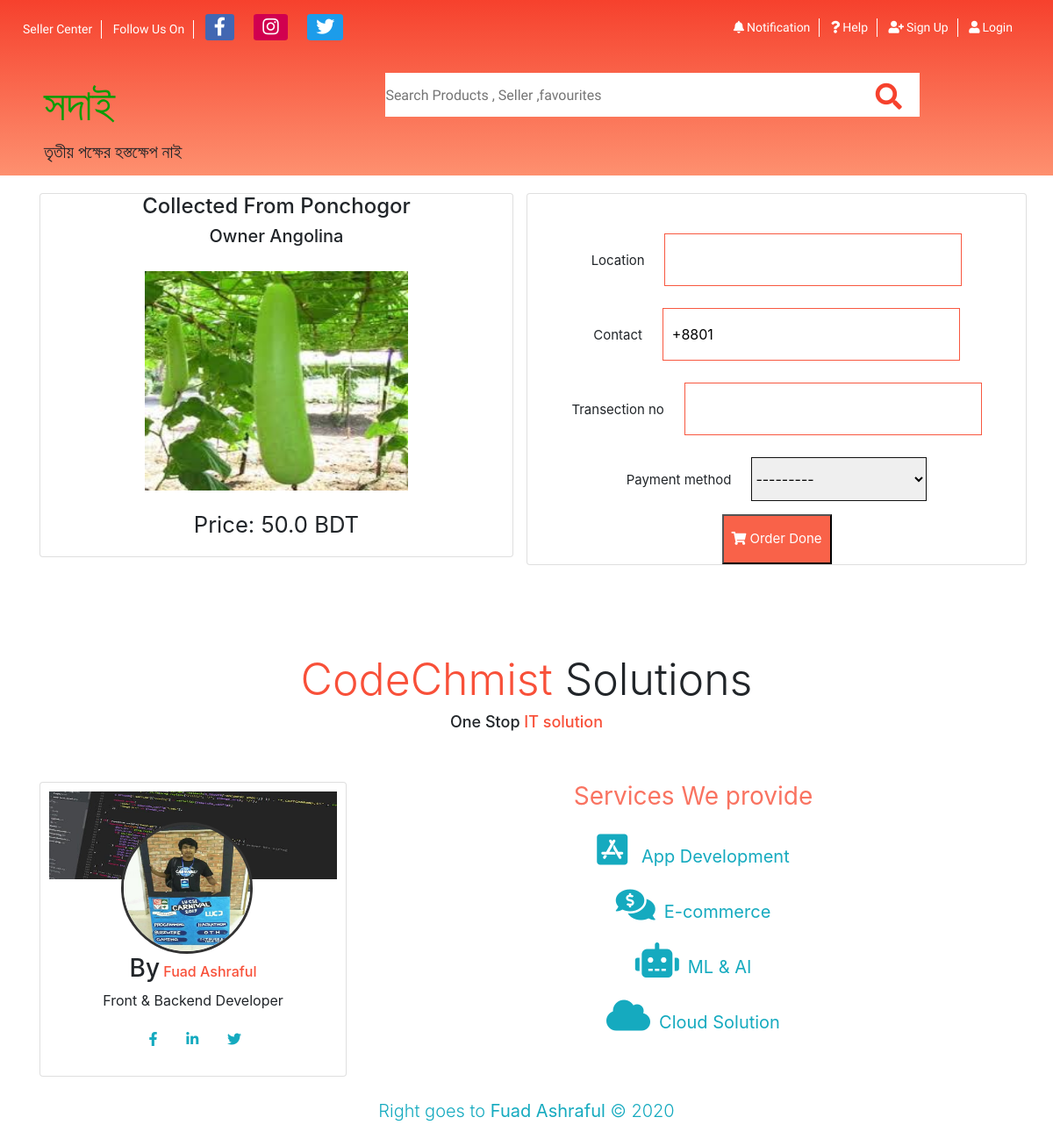
Screenshot of /buyproduct/Vegetables/18 with the database file from the repository.
### shopUser/models.py (models this page shows, shortened)
class Product(models.Model):
    name=models.CharField(max_length=200)
    uploaded_by=models.IntegerField(null=False,default=0)
    uploaded_from=models.CharField(max_length=200)
    price=models.FloatField()
    discount_price=models.FloatField(blank=True,null=True)
    category=models.ForeignKey(Category,on_delete=models.CASCADE)
    description=models.TextField()
    image=models.ImageField(upload_to='product',blank=False)
    slug = models.SlugField(default='my-product',unique=False)

### shopUser/views.py (the view)
# urls.py: path('buyproduct/<categoryName>/<int:id>',userViews.buyView,name="buyproduct"),
def buyView(request,categoryName=None,id=None):
    context={}
    if request.method=="POST":
        form=BuyProductForm(request.POST)
        if form.is_valid():
            order_obj=form.save(commit=False)
            order_obj.ordered_by=request.user.id
            order_obj.product_id=id
            order_obj.price=Product.objects.get(pk=id).price
            order_obj.save()
            messages.success(request, 'Your order recieved successfully thanks !')
        return redirect('home')
    else:
        form=BuyProductForm()
        product=Product.objects.get(pk=id)
        owner=User.objects.get(pk=product.uploaded_by).username
        context['order_form']=form
        context['product']=product
        context['owner']=owner
    return render(request,'buy_product.html',context)

### shopUser/forms.py
class BuyProductForm(ModelForm):
    class Meta:
        model=Order
        fields=['location','contact','transection_no','payment_method']

### templates/buy_product.html (shortened to what this page needs)
{% extends 'base.html' %}
{% load static %}
{%block CSS %}
<link rel="stylesheet" href="{% static 'css/buy_product.css' %}">
{% endblock CSS%}
{% load static %}
{% block content %}
<div class="product-description">
         <div class="product-item container">
            <form method="POST">
             <div class="row">
                 <div class="col-md-6 col-12">
                     <div class="card">
                        <h4>Collected From <span> {{product.uploaded_from}}</span></h4>
                        <h5>Owner {{owner}}</h5>
                        <img class="product-img" src="../..{{product.image.url}}">
                        <p>Price: {{product.price}} BDT</p>
                     </div>
                 </div>
                 <div class="col-md-6 col-12 card">
                    <div class="buy_form">
                        {%for item in order_form %}
                         <div class="field-wrapper">
                            <label>{{item.label}}</label>
                             {{item}}
                         </div>
                        {% endfor%}
                        <button class="order-btn"><i class="fas fa-shopping-cart"></i> Order Done</button>
                    </div>
                </div>
                 </div>
             </div>
         </div>
{% endblock %}

### static/css/base.css (style rules this page uses)
* { margin: 0; padding: 0; box-sizing: border-box; }
body { font-size: 62.5%; }

### static/css/buy_product.css (style rules this page uses)
.product-description { width: 100%; position: relative; }
.product-item { margin: 0 auto; text-align: center; box-sizing: border-box; }
.product-item .product-img { height: 250px; width: 300px; cursor: pointer; margin: 20px auto; }
.product-item form { margin-top: 20px; margin-bottom: 20px; }
.product-item form p { font-size: 1.6rem; }
.product-item form .buy_form { margin-top: 20px; }
.product-item form .field-wrapper { width: 90%; margin: 5px auto; }
.product-item form label { font-size: 15px; margin-right: 20px; font-weight: 400; }
.product-item form input { overflow: visible; display: inline-block; width: 70%; height: 60px; border: 1px solid #f85840; padding: 10px; font-size: 16px; margin-top: 20px; }
.product-item form select { height: 50px; width: 200px; margin-top: 20px; border: 1px solid #111; font-size: 16px; }
.product-item form .order-btn { width: 125px; height: 57px; text-align: center; font-size: 15px; margin-top: 10px; background: #f96249; color: #fff; }

### rows the page displays
Product: uploaded_from "Ponchogor", image (picture), price "50.0"

### other values shown
{{ owner }} "Angolina"
{{ item.label }} "Location" "Contact" "Transection no" "Payment method"
